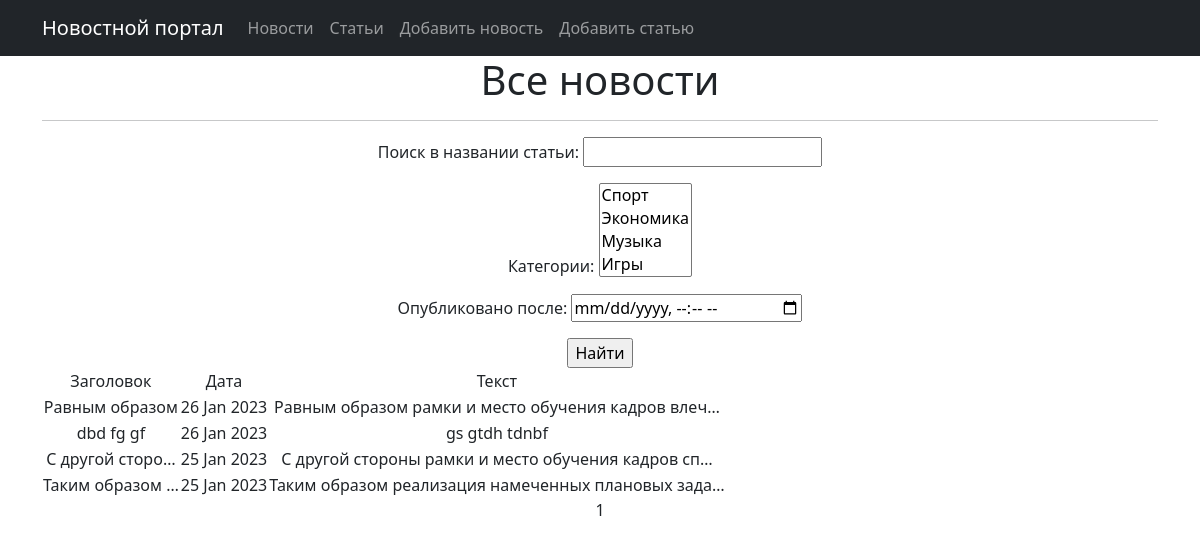
Page /news/ on the committed database.
### qwe/models.py (models this page shows, shortened)
class Category(models.Model):
    category = models.CharField(max_length=64, unique=True)
    def __str__(self):
        return self.category.title()

class Post(models.Model):
    ARTICLE = 'AR'
    NEWS = 'NE'
    CATEGORY = (
        (ARTICLE, 'Статья'),
        (NEWS, 'Новость'),
    )
    postAuthor = models.ForeignKey(Author, on_delete=models.CASCADE)
    postType = models.CharField(max_length=2, choices=CATEGORY, default=ARTICLE)
    date = models.DateTimeField(auto_now_add=True)
    category = models.ManyToManyField(Category, through='PostCategory')
    title = models.CharField(max_length=256)
    text = models.TextField()
    rating = models.IntegerField(default=0)

### qwe/views.py (the view)
# urls.py: path('news/', NewsList.as_view(), name='news_list'),
class NewsList(PostList):
    queryset = Post.objects.filter(postType='NE')

### qwe/templatetags/custom_filters.py (called while the page is built)
@register.filter()
def censor(value):
    try:
        if type(value) is not str:
            raise StrError()
    except StrError as e:
        pprint(e)
        return
    else:
        postfix = ''
        for i in value.split():
            if i.lower() in qwe:
                i = qwe[i.lower()]
            postfix += f'{i} '
        return f'{postfix}'

### qwe/views.py (called while the page is built)
    def get_queryset(self):
        queryset = super().get_queryset()
        self.filterset = NewsFilter(self.request.GET, queryset)
        return self.filterset.qs

    def get_context_data(self, **kwargs):
        context = super().get_context_data(**kwargs)
        context['filterset'] = self.filterset
        return context

### templates/news.html (shortened to what this page needs)
{% extends 'flatpages/default.html' %}
{% load custom_filters %}
{% load custom_tags %}
{% block content %}
   <h1>Все новости</h1>
   <hr>
   <form action="" method="get">
       {{ filterset.form.as_p }}
       <input type="submit" value="Найти" />
   </form>
   {% if news %}
       <table>
           <tr>
               <td>Заголовок</td>
               <td>Дата</td>
               <td>Текст</td>
           </tr>
           {% for news in news %}
           <tr>
               <td>{{ news.title|censor|truncatechars:15 }}</td>
               <td>{{ news.date|date:'d M Y' }}</td>
               <td>{{ news.text|truncatechars:50|censor}}</td>
           </tr>
           {% endfor %}
       </table>
   {% else %}
       <h2>Новостей нет!</h2>
   {% endif %}
   {{ page_obj.number }}
{% endblock content %}

### rows in the picture
Category: category "Спорт / Экономика / Музыка / Игры"
Post: title|censor "Равным образом", date "26 Jan 2023", text|censor "Равным образом рамки и место обучения кадров влеч…"
Post: title|censor "dbd fg gf", date "26 Jan 2023", text|censor "gs gtdh tdnbf"
Post: title|censor "С другой сторо…", date "25 Jan 2023", text|censor "С другой стороны рамки и место обучения кадров сп…"
Post: title|censor "Таким образом …", date "25 Jan 2023", text|censor "Таким образом реализация намеченных плановых зада…"

### other values in the picture
{{ page_obj.number }} "1"
